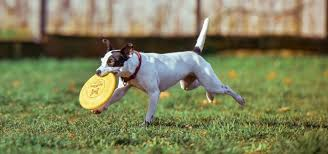
#> input picture Selective Search using OpenCV/dog.png, 328 x 154 px
$ python selective_search.py --image dog.png
#> lines starting #> are read from the running program, lines starting #| are printed output that depends on the picture
import argparse
import cv2
import random
import time

#constructing arguements
ap=argparse.ArgumentParser()
ap.add_argument("-i","--image",required=True,help="path to the input image")
ap.add_argument("-m","--method",type=str,default="fast",choices=["fast","quality"],help="selective search method")
args=vars(ap.parse_args())

# loading the input image
image=cv2.imread(args["image"])
#> image is the input picture: shape (154, 328, 3); mean B, G, R 89.2, 128.1, 126.3
# showing original image
cv2.imshow("Initial",image)

# initialize OpenCV's selective search implementation and set the
# input image
ss = cv2.ximgproc.segmentation.createSelectiveSearchSegmentation()
ss.setBaseImage(image)

# checking which algorithm to use ('fast','quality')
if args["method"]=="fast":
    print("[INFO] using *fast* selective search")
    ss.switchToSelectiveSearchFast()
else:
    print("[INFO] using *quality* selective search")
    ss.switchToSelectiveSearchQuality()

#running selective search on input image
start=time.time()
rects=ss.process()
end=time.time()

#time taken for selective search to work
# number of regions proposed
print("[INFO] selective search took {:.4f} seconds".format(end-start))
print("[INFO] {} total region proposals".format(len(rects)))

#looping and visualizing the proposals
for i in range(0,len(rects),100):
    #cloning the original image to allowing drawing on it
    output=image.copy()

    # looping over the subset of region proposals
    for (x,y,w,h) in rects[i:i+100]:
        # drawing a region proposal bounding box on the image
        color=[random.randint(0,255) for j in range(0,3)]
        cv2.rectangle(output,(x,y),(x+w,y+h),color,2)
    #showing the image
    cv2.imshow("output",output)
    key=cv2.waitKey(0) & 0xFF
    if key==ord("q"):
        break
#> this loop made 1 pass; (key q is pressed on pass 1)
#> pass 1, `cv2.imshow("output",output)`:
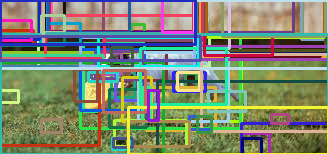
#> window 'output': shape (154, 328, 3); mean B, G, R 112.3, 136.2, 126.8
